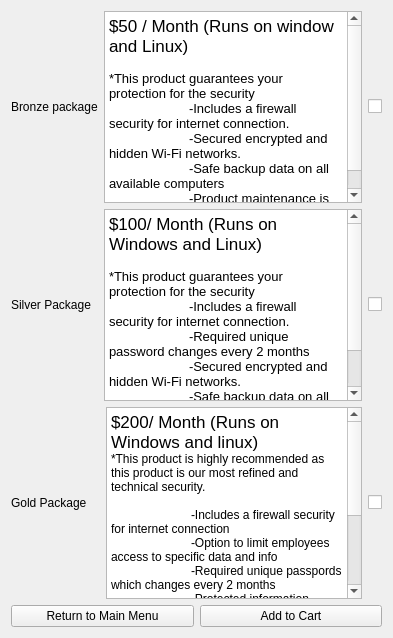
      <widget class="QWidget" name="buynowpage">
       <layout class="QGridLayout" name="gridLayout_2">
        <item row="0" column="0" colspan="2">
         <layout class="QHBoxLayout" name="horizontalLayout_2">
          <item>
           <widget class="QLabel" name="Productone">
            <property name="text">
             <string>Bronze package</string>
            </property>
           </widget>
          </item>
          <item>
           <widget class="QTextBrowser" name="productonetext">
            <property name="html">
             <string>&lt;!DOCTYPE HTML PUBLIC &quot;-//W3C//DTD HTML 4.0//EN&quot; &quot;http://www.w3.org/TR/REC-html40/strict.dtd&quot;&gt;
&lt;html&gt;&lt;head&gt;&lt;meta name=&quot;qrichtext&quot; content=&quot;1&quot; /&gt;&lt;style type=&quot;text/css&quot;&gt;
p, li { white-space: pre-wrap; }
&lt;/style&gt;&lt;/head&gt;&lt;body style=&quot; font-family:'.SF NS Text'; font-size:13pt; font-weight:400; font-style:normal;&quot;&gt;
&lt;p style=&quot; margin-top:0px; margin-bottom:0px; margin-left:0px; margin-right:0px; -qt-block-indent:0; text-indent:0px;&quot;&gt;$50 / Month (Runs on window and Linux)&lt;/p&gt;
&lt;p style=&quot;-qt-paragraph-type:empty; margin-top:0px; margin-bottom:0px; margin-left:0px; margin-right:0px; -qt-block-indent:0; text-indent:0px; font-size:10pt;&quot;&gt;&lt;br /&gt;&lt;/p&gt;
&lt;p style=&quot; margin-top:0px; margin-bottom:0px; margin-left:0px; margin-right:0px; -qt-block-indent:0; text-indent:0px;&quot;&gt;&lt;span style=&quot; font-size:10pt;&quot;&gt;*This product guarantees your protection for the security&lt;/span&gt;&lt;/p&gt;
&lt;p style=&quot; margin-top:0px; margin-bottom:0px; margin-left:0px; margin-right:0px; -qt-block-indent:0; text-indent:0px;&quot;&gt;&lt;span style=&quot; font-size:10pt;&quot;&gt;	-Includes a firewall security for internet connection.&lt;/span&gt;&lt;/p&gt;
&lt;p style=&quot; margin-top:0px; margin-bottom:0px; margin-left:0px; margin-right:0px; -qt-block-indent:0; text-indent:0px;&quot;&gt;&lt;span style=&quot; font-size:10pt;&quot;&gt;	-Secured encrypted and hidden Wi-Fi networks.&lt;/span&gt;&lt;/p&gt;
&lt;p style=&quot; margin-top:0px; margin-bottom:0px; margin-left:0px; margin-right:0px; -qt-block-indent:0; text-indent:0px;&quot;&gt;&lt;span style=&quot; font-size:10pt;&quot;&gt;	-Safe backup data on all available computers&lt;/span&gt;&lt;/p&gt;
&lt;p style=&quot; margin-top:0px; margin-bottom:0px; margin-left:0px; margin-right:0px; -qt-block-indent:0; text-indent:0px;&quot;&gt;&lt;span style=&quot; font-size:10pt;&quot;&gt;	-Product maintenance is included in the price&lt;/span&gt;&lt;/p&gt;&lt;/body&gt;&lt;/html&gt;</string>
            </property>
           </widget>
          </item>
          <item>
           <widget class="QCheckBox" name="checkboxbronzeAdd">
            <property name="text">
             <string/>
            </property>
           </widget>
          </item>
         </layout>
        </item>
        <item row="1" column="0" colspan="2">
         <layout class="QHBoxLayout" name="horizontalLayout_3">
          <item>
           <widget class="QLabel" name="producttwo">
            <property name="text">
             <string>Silver Package  </string>
            </property>
           </widget>
          </item>
          <item>
           <widget class="QTextBrowser" name="producttwotext">
            <property name="html">
             <string>&lt;!DOCTYPE HTML PUBLIC &quot;-//W3C//DTD HTML 4.0//EN&quot; &quot;http://www.w3.org/TR/REC-html40/strict.dtd&quot;&gt;
&lt;html&gt;&lt;head&gt;&lt;meta name=&quot;qrichtext&quot; content=&quot;1&quot; /&gt;&lt;style type=&quot;text/css&quot;&gt;
p, li { white-space: pre-wrap; }
&lt;/style&gt;&lt;/head&gt;&lt;body style=&quot; font-family:'.SF NS Text'; font-size:13pt; font-weight:400; font-style:normal;&quot;&gt;
&lt;p style=&quot; margin-top:0px; margin-bottom:0px; margin-left:0px; margin-right:0px; -qt-block-indent:0; text-indent:0px;&quot;&gt;$100/ Month (Runs on Windows and Linux)&lt;/p&gt;
&lt;p style=&quot;-qt-paragraph-type:empty; margin-top:0px; margin-bottom:0px; margin-left:0px; margin-right:0px; -qt-block-indent:0; text-indent:0px; font-size:10pt;&quot;&gt;&lt;br /&gt;&lt;/p&gt;
&lt;p style=&quot; margin-top:0px; margin-bottom:0px; margin-left:0px; margin-right:0px; -qt-block-indent:0; text-indent:0px;&quot;&gt;&lt;span style=&quot; font-size:10pt;&quot;&gt;*This product guarantees your protection for the security&lt;/span&gt;&lt;/p&gt;
&lt;p style=&quot; margin-top:0px; margin-bottom:0px; margin-left:0px; margin-right:0px; -qt-block-indent:0; text-indent:0px;&quot;&gt;&lt;span style=&quot; font-size:10pt;&quot;&gt;	-Includes a firewall security for internet connection.&lt;/span&gt;&lt;/p&gt;
&lt;p style=&quot; margin-top:0px; margin-bottom:0px; margin-left:0px; margin-right:0px; -qt-block-indent:0; text-indent:0px;&quot;&gt;&lt;span style=&quot; font-size:10pt;&quot;&gt;	-Required unique password changes every 2 months&lt;/span&gt;&lt;/p&gt;
&lt;p style=&quot; margin-top:0px; margin-bottom:0px; margin-left:0px; margin-right:0px; -qt-block-indent:0; text-indent:0px;&quot;&gt;&lt;span style=&quot; font-size:10pt;&quot;&gt;	-Secured encrypted and hidden Wi-Fi networks.&lt;/span&gt;&lt;/p&gt;
&lt;p style=&quot; margin-top:0px; margin-bottom:0px; margin-left:0px; margin-right:0px; -qt-block-indent:0; text-indent:0px;&quot;&gt;&lt;span style=&quot; font-size:10pt;&quot;&gt;	-Safe backup data on all available computers&lt;/span&gt;&lt;/p&gt;
&lt;p style=&quot; margin-top:0px; margin-bottom:0px; margin-left:0px; margin-right:0px; -qt-block-indent:0; text-indent:0px;&quot;&gt;&lt;span style=&quot; font-size:10pt;&quot;&gt;	-Product maintenance is included in the price&lt;/span&gt;&lt;/p&gt;&lt;/body&gt;&lt;/html&gt;</string>
            </property>
           </widget>
          </item>
          <item>
           <widget class="QCheckBox" name="checkboxsilverAdd">
            <property name="text">
             <string/>
            </property>
           </widget>
          </item>
         </layout>
        </item>
        <item row="2" column="0" colspan="2">
         <layout class="QHBoxLayout" name="horizontalLayout_4">
          <item>
           <widget class="QLabel" name="productThree">
            <property name="text">
             <string>Gold Package    </string>
            </property>
           </widget>
          </item>
          <item>
           <widget class="QTextBrowser" name="productthreetext">
            <property name="html">
             <string>&lt;!DOCTYPE HTML PUBLIC &quot;-//W3C//DTD HTML 4.0//EN&quot; &quot;http://www.w3.org/TR/REC-html40/strict.dtd&quot;&gt;
&lt;html&gt;&lt;head&gt;&lt;meta name=&quot;qrichtext&quot; content=&quot;1&quot; /&gt;&lt;style type=&quot;text/css&quot;&gt;
p, li { white-space: pre-wrap; }
&lt;/style&gt;&lt;/head&gt;&lt;body style=&quot; font-family:'.SF NS Text'; font-size:13pt; font-weight:400; font-style:normal;&quot;&gt;
&lt;p style=&quot; margin-top:0px; margin-bottom:0px; margin-left:0px; margin-right:0px; -qt-block-indent:0; text-indent:0px;&quot;&gt;$200/ Month (Runs on Windows and linux)&lt;/p&gt;
&lt;p style=&quot; margin-top:0px; margin-bottom:0px; margin-left:0px; margin-right:0px; -qt-block-indent:0; text-indent:0px;&quot;&gt;&lt;span style=&quot; font-size:9pt;&quot;&gt;*This product is highly recommended as this product is our most refined and technical security.&lt;/span&gt;&lt;/p&gt;
&lt;p style=&quot;-qt-paragraph-type:empty; margin-top:0px; margin-bottom:0px; margin-left:0px; margin-right:0px; -qt-block-indent:0; text-indent:0px; font-size:9pt;&quot;&gt;&lt;br /&gt;&lt;/p&gt;
&lt;p style=&quot; margin-top:0px; margin-bottom:0px; margin-left:0px; margin-right:0px; -qt-block-indent:0; text-indent:0px;&quot;&gt;&lt;span style=&quot; font-size:9pt;&quot;&gt;	-Includes a firewall security for internet connection&lt;/span&gt;&lt;/p&gt;
&lt;p style=&quot; margin-top:0px; margin-bottom:0px; margin-left:0px; margin-right:0px; -qt-block-indent:0; text-indent:0px;&quot;&gt;&lt;span style=&quot; font-size:9pt;&quot;&gt;	-Option to limit employees access to specific data and info&lt;/span&gt;&lt;/p&gt;
&lt;p style=&quot; margin-top:0px; margin-bottom:0px; margin-left:0px; margin-right:0px; -qt-block-indent:0; text-indent:0px;&quot;&gt;&lt;span style=&quot; font-size:9pt;&quot;&gt;	-Required unique passpords which changes every 2 months&lt;/span&gt;&lt;/p&gt;
&lt;p style=&quot; margin-top:0px; margin-bottom:0px; margin-left:0px; margin-right:0px; -qt-block-indent:0; text-indent:0px;&quot;&gt;&lt;span style=&quot; font-size:9pt;&quot;&gt;	-Protected information, computers and networks in the instance 		 	 of cyber attacks . &lt;/span&gt;&lt;/p&gt;
&lt;p style=&quot; margin-top:0px; margin-bottom:0px; margin-left:0px; margin-right:0px; -qt-block-indent:0; text-indent:0px;&quot;&gt;&lt;span style=&quot; font-size:9pt;&quot;&gt;	-Secured, encrypted and hidden Wi-Fi networks&lt;/span&gt;&lt;/p&gt;
&lt;p style=&quot; margin-top:0px; margin-bottom:0px; margin-left:0px; margin-right:0px; -qt-block-indent:0; text-indent:0px;&quot;&gt;&lt;span style=&quot; font-size:9pt;&quot;&gt;	- Safe backup data on all available computers&lt;/span&gt;&lt;/p&gt;
&lt;p style=&quot; margin-top:0px; margin-bottom:0px; margin-left:0px; margin-right:0px; -qt-block-indent:0; text-indent:0px;&quot;&gt;&lt;span style=&quot; font-size:9pt;&quot;&gt;	-&lt;/span&gt;&lt;span style=&quot; font-size:10pt;&quot;&gt;Product maintenance is included in the price&lt;/span&gt;&lt;/p&gt;&lt;/body&gt;&lt;/html&gt;</string>
            </property>
           </widget>
          </item>
          <item>
           <widget class="QCheckBox" name="checkboxgoldAdd">
            <property name="text">
             <string/>
            </property>
           </widget>
          </item>
         </layout>
        </item>
        <item row="3" column="0">
         <widget class="QPushButton" name="backbutton">
          <property name="text">
           <string>Return to Main Menu</string>
          </property>
         </widget>
        </item>
        <item row="3" column="1">
         <widget class="QPushButton" name="cartButton">
          <property name="text">
           <string>Add to Cart</string>
          </property>
         </widget>
        </item>
       </layout>
      </widget>
